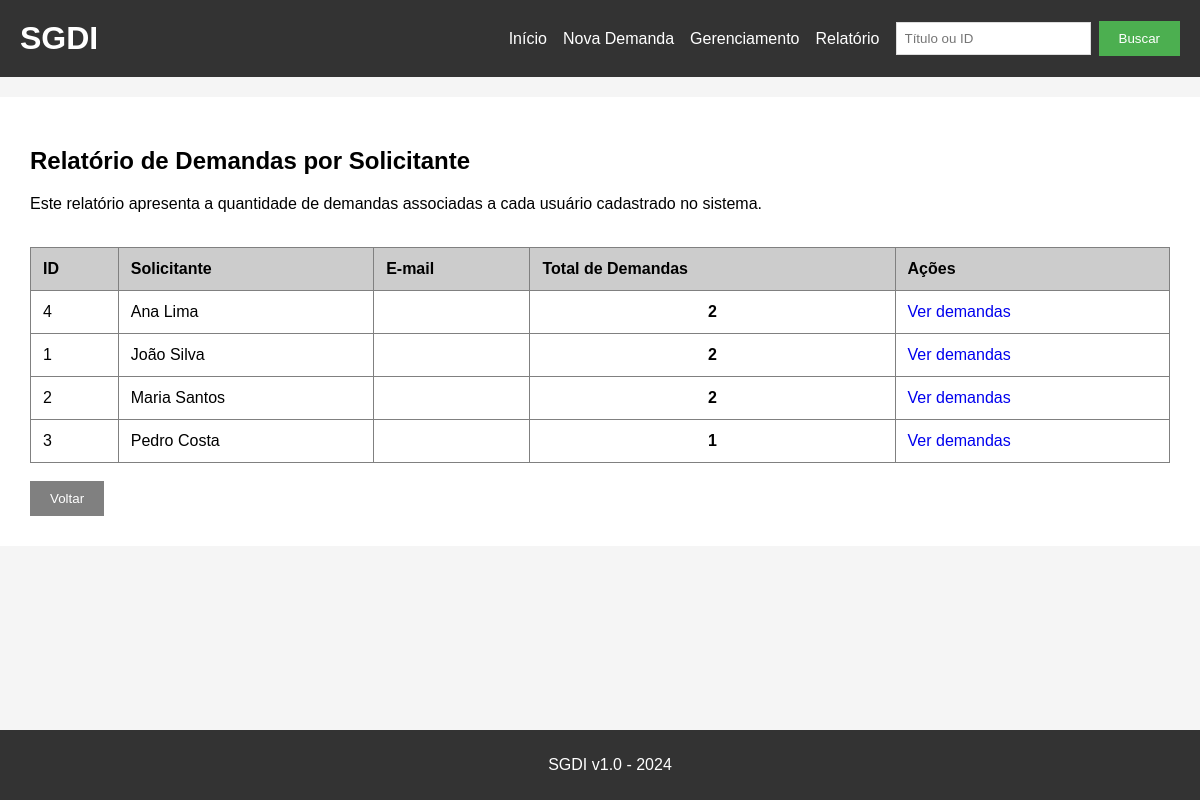
Screenshot of /relatorio/solicitantes with the database file from the repository.
### tables this page shows
CREATE TABLE usuarios (
            id INTEGER PRIMARY KEY AUTOINCREMENT,
            nome TEXT,
            email TEXT,
            senha TEXT
        );

### app.py (the view)
@app.route('/relatorio/solicitantes')
def relatorio_solicitantes():
    conn = get_db()
    relatorio = conn.execute(
        '''
        SELECT
            usuarios.id,
            usuarios.nome,
            usuarios.email,
            COUNT(demandas.id) AS total_demandas
        FROM usuarios

        LEFT JOIN demandas
            ON usuarios.id = demandas.usuario_id

        GROUP BY
            usuarios.id,
            usuarios.nome,
            usuarios.email

        ORDER BY usuarios.nome
        '''
    ).fetchall()
    conn.close()
    return render_template(
        'relatorio_solicitantes.html',
        relatorio=relatorio
    )

### app.py (called while the page is built)
def get_db():
    caminho = app.config.get('DATABASE', 'demandas.db')
    conn = sqlite3.connect(caminho)
    conn.row_factory = sqlite3.Row
    preparar_banco(conn)
    return conn

### templates/relatorio_solicitantes.html (shortened to what this page needs)
{% extends "base.html" %}
{% block content %}
<h2>Relatório de Demandas por Solicitante</h2>
<p>
    Este relatório apresenta a quantidade de demandas associadas
    a cada usuário cadastrado no sistema.
</p>
<br>
<table border="1" cellpadding="10" cellspacing="0" width="100%">
    <thead>
        <tr bgcolor="#cccccc">
            <th>ID</th>
            <th>Solicitante</th>
            <th>E-mail</th>
            <th>Total de Demandas</th>
            <th>Ações</th>
        </tr>
    </thead>
    <tbody>
        {% for usuario in relatorio %}
        <tr>
            <td>
                {{ usuario[0] }}
            </td>
            <td>
                {{ usuario[1] }}
            </td>
            <td>
            </td>
            <td style="text-align: center; font-weight: bold;">
                {{ usuario[3] }}
            </td>
            <td>
                <a href="/?usuario_id={{ usuario[0] }}">
                    Ver demandas
                </a>
            </td>
        </tr>
        {% else %}
        <tr>
            <td colspan="5" style="text-align: center;">
                Nenhum usuário encontrado.
            </td>
        </tr>
        {% endfor %}
    </tbody>
</table>
<br>
<a href="/">
    <button type="button">Voltar</button>
</a>
{% endblock %}

### static/style.css (style rules this page uses)
body { font-family: Arial, sans-serif; background-color: #f5f5f5; padding: 0 0 80px; margin: 0; }
button { background-color: #4CAF50; color: white; padding: 10px 20px; border: none; cursor: pointer; }
button[type="button"] { background-color: #808080; }
table { border-collapse: collapse; }
th { text-align: left; padding: 12px; }
td { padding: 12px; }
table a { text-decoration: none; }

### templates/base.html (style rules this page uses)
body { margin: 0; }

### rows the page displays
usuarios: id "4", nome "Ana Lima", usuario "2"
usuarios: id "1", nome "João Silva", usuario "2"
usuarios: id "2", nome "Maria Santos"
usuarios: id "3", nome "Pedro Costa", usuario "1"
